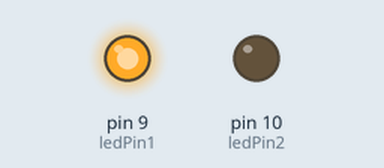
Simulated run of this sketch. Board: Arduino Uno, built with avr-gcc and run on an emulated ATmega328P. Parts: output pins drawn as LEDs (lit = HIGH).

Above: at 2.5 s.
At 7.5 s:
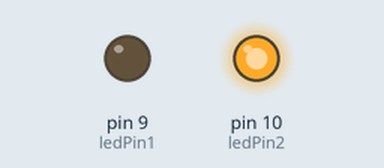
Timing chart, 0 to 13.0 s (numbered marks = the images above):
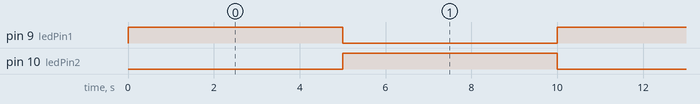

Measured:
- by itself, pin 9 (ledPin1), pin 10 (ledPin2): alternates HIGH for 5.0 s and LOW for 5.0 s

The sketch:

blinkLed.ino
```cpp
const int ledPin1 = 9;
const int ledPin2 = 10;

const long interval = 5000;

boolean flag = true;

void setup(){
  pinMode(ledPin1, OUTPUT);
  pinMode(ledPin2, OUTPUT);
}

void loop(){
  if (flag == true){
    digitalWrite(ledPin1, HIGH);
    digitalWrite(ledPin2, LOW);
  }
  else{
    digitalWrite(ledPin1, LOW);
    digitalWrite(ledPin2, HIGH);
  }
  delay(interval);
  flag = !flag;
}
```
